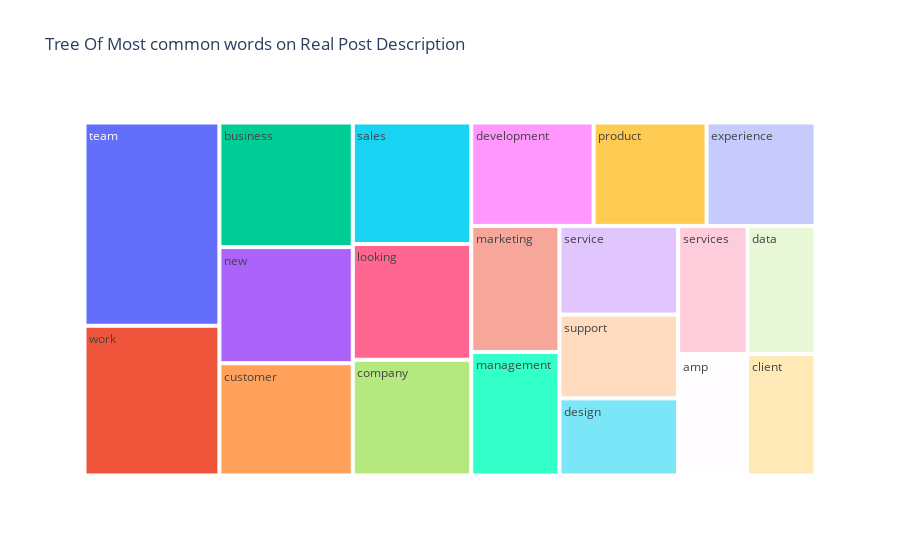

Write notebook code for a chart like this one.
### Code cell
# Tree of most common words
fig = px.treemap(temp_real, path=['Common_words'], values='count',title='Tree Of Most common words on Real Post Description')
fig.show()

### Figure 1 — Plotly figure (JSON) as saved in the notebook; plotly's stock layout.template omitted (floating-point values rounded to 4 significant figures)
{"data": [{"branchvalues": "total", "domain": {"x": [0, 1], "y": [0, 1]}, "hovertemplate": "labels=%{label}<br>count=%{value}<br>parent=%{parent}<br>id=%{id}<extra></extra>", "ids": ["amp", "business", "client", "company", "customer", "data", "design", "development", "experience", "looking", "management", "marketing", "new", "product", "sales", "service", "services", "support", "team", "work"], "labels": ["amp", "business", "client", "company", "customer", "data", "design", "development", "experience", "looking", "management", "marketing", "new", "product", "sales", "service", "services", "support", "team", "work"], "name": "", "parents": ["", "", "", "", "", "", "", "", "", "", "", "", "", "", "", "", "", "", "", ""], "type": "treemap", "values": [4317, 8565, 4289, 7070, 7717, 4481, 4719, 6520, 5807, 7074, 5617, 5729, 7983, 6024, 7419, 5426, 4587, 5124, 14134, 10417]}], "layout": {"legend": {"tracegroupgap": 0}, "title": {"text": "Tree Of Most common words on Real Post Description"}}}
